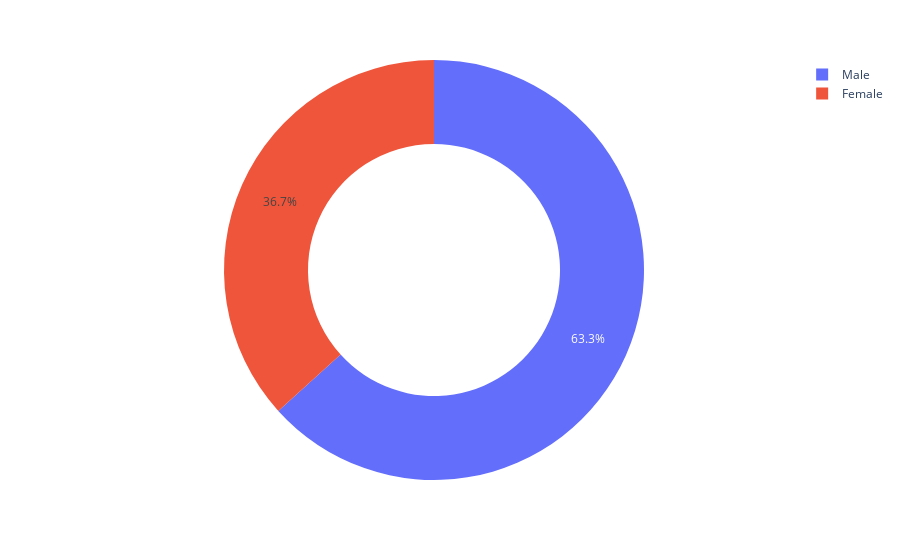

Notebook code for this chart:
### Markdown cell above
*  insight :  attrition percent is more for male compared to female.

### Code cell
plt.rcParams['figure.figsize'] = (6,6)
px.pie(turnover,turnover["gender"].value_counts().index,turnover["gender"].value_counts(),hole = 0.6)

### Figure 1 — Plotly figure (JSON) as saved in the notebook; plotly's stock layout.template omitted (floating-point values rounded to 4 significant figures)
{"data": [{"domain": {"x": [0, 1], "y": [0, 1]}, "hole": 0.6, "hovertemplate": "label=%{label}<br>value=%{value}<extra></extra>", "labels": ["Male", "Female"], "legendgroup": "", "name": "", "showlegend": true, "type": "pie", "values": [150, 87]}], "layout": {"legend": {"tracegroupgap": 0}, "margin": {"t": 60}}}
